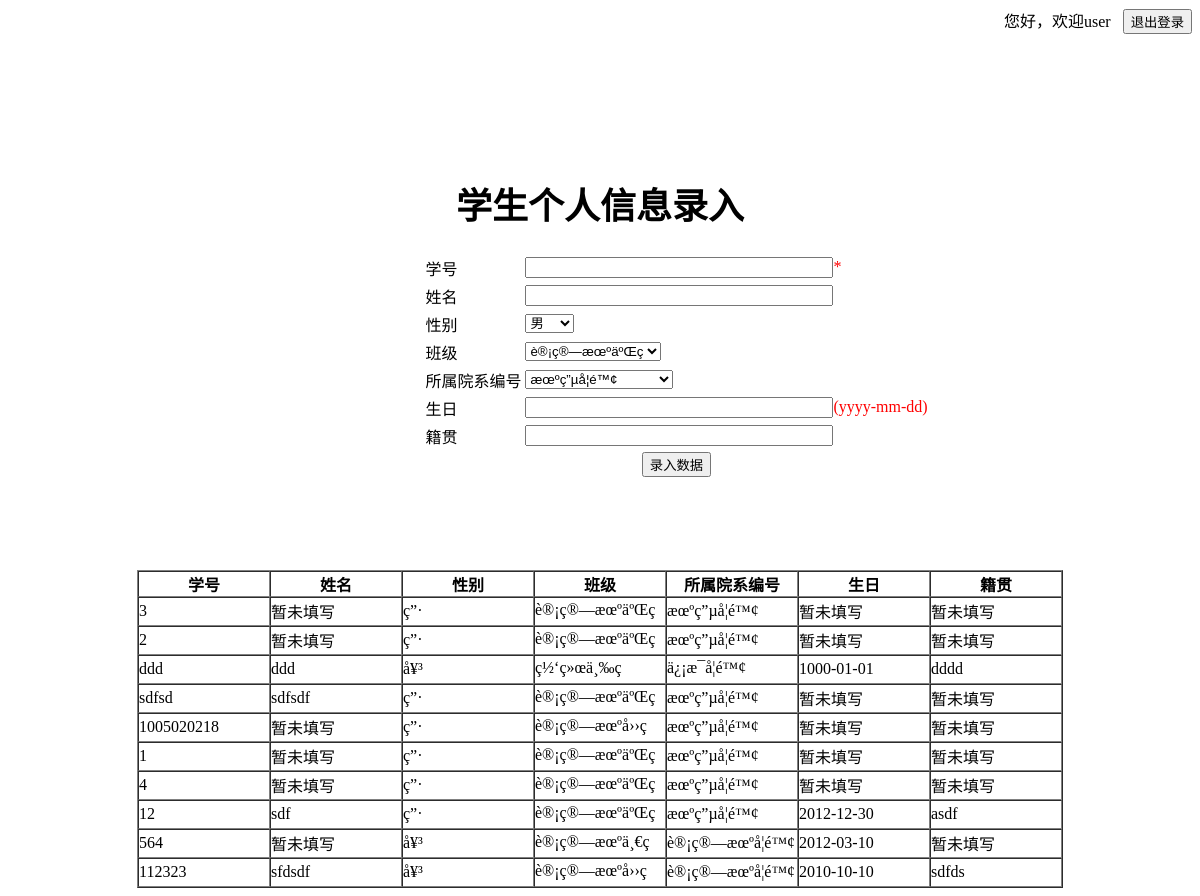
The app's page /源代码/user.php (signed in) with its own data.
### tables this page shows
CREATE TABLE `student` (
  `id` varchar(255) NOT NULL DEFAULT '',
  `name` varchar(255) NOT NULL,
  `sex` varchar(10) NOT NULL,
  `class` int(11) DEFAULT NULL,
  `department` int(11) DEFAULT NULL,
  `birthday` date DEFAULT NULL,
  `native_place` varchar(255) DEFAULT NULL,
  PRIMARY KEY (`id`),
  KEY `class` (`class`),
  KEY `department` (`department`)
);

CREATE TABLE `class` (
  `id` int(11) NOT NULL AUTO_INCREMENT,
  `name` varchar(255) NOT NULL,
  `monitor` varchar(255) DEFAULT NULL,
  PRIMARY KEY (`id`),
  KEY `monitor` (`monitor`)
);

CREATE TABLE `department` (
  `id` int(11) NOT NULL AUTO_INCREMENT,
  `name` varchar(255) NOT NULL,
  PRIMARY KEY (`id`),
  UNIQUE KEY `name` (`name`)
);

### 源代码/conf/sqlexec.php (called while the page is built, shortened)
<?php
function sqlexec($sql)
{
	$result = mysql_query($sql);
	return $result;
}
?>

### 源代码/user.php (the view, shortened to what this page needs)
<?php
require_once("conf/sqlexec.php");
?>
<!DOCTYPE html PUBLIC "-//W3C//DTD XHTML 1.0 Transitional//EN" "http://www.w3.org/TR/xhtml1/DTD/xhtml1-transitional.dtd">
<html xmlns="http://www.w3.org/1999/xhtml" lang="zh" xml:lang="zh">
<head>
<link rel="stylesheet" type="text/css" href="css/user.css" />
</head>
<body>
<div style="text-align: right">您好，欢迎<?php echo $_SESSION["username"] ?>&nbsp;&nbsp;&nbsp;<input type="button" value="退出登录" onclick="logout()" /></div>
<h1 style="padding-top: 10%;">学生个人信息录入</h1>
<form style="text-align: left; padding-left: 35%" action="" method="post" onsubmit="return check();">
<table border="0" cellspaing="0">
<tr><td>学号</td><td><input class="text" id="studentid" name="studentid" type="text" /><span style="color: red">*</span></td></tr>
<tr><td>姓名</td><td><input class="text" id="name" name="name" type="text" /></td></tr>
<tr><td>性别</td><td><select id="sex" name="sex"><option>男</option><option>女</option><option>其他</option></select></td></tr>
<tr><td>班级</td><td><select id="class" name="class"><?php
$result = sqlexec( "select * from class" );
while ( $row = mysql_fetch_array($result) )
{
	echo "<option value=\"".$row["id"]."\">";
	echo $row["name"];
	echo "</option>";
}
?></select></td></tr>
<tr><td>所属院系编号</td><td><select id="department" name="department"><?php
$result = sqlexec( "select * from department" );
while ( $row = mysql_fetch_array($result) )
{
	echo "<option value=\"".$row["id"]."\">";
	echo $row["name"];
	echo "</option>";
}
?></select></td></tr>
<tr><td>生日</td><td><input class="text" id="birthday" name="birthday" type="text" /><span style="color:red">(yyyy-mm-dd)</span></td></tr>
<tr><td>籍贯</td><td><input class="text" id="native_place" name="native_place" type="text" /></td></tr>
<tr><td colspan="2" style="text-align: center"><input type="submit" name="insert" value="录入数据" /></td></tr>
</table>
<br />
</form>
<br />
<br />
<br />
<br />
<table align="center" border="1" cellspacing="0" cellpadding="0">
<?php
$result = sqlexec("select * from student");
echo "<tr>";
echo "<th>学号</th>";
echo "<th>姓名</th>";
echo "<th>性别</th>";
echo "<th>班级</th>";
echo "<th>所属院系编号</th>";
echo "<th>生日</th>";
echo "<th>籍贯</th>";
echo "</tr>";
while ( $row = mysql_fetch_array($result) )
{
	echo "<tr id=\"".urlencode($row["id"])."\">";
	echo "<td>";
	echo $row["id"];
	echo "</td>";
	echo "<td>";
	if ( $row["name"] == null )
		echo "暂未填写";
	else
		echo $row["name"];
	echo "</td>";
	echo "<td>";
	if ( $row["sex"] == null )
		echo "暂未填写";
	else
		echo $row["sex"];
	echo "</td>";
	echo "<td>";
	if ( $row["class"] == null )
		echo "暂未填写";
	else
	{
		$classresult = sqlexec( "select * from class where id = '".$row["class"]."'" );
		$classrow = mysql_fetch_array($classresult);
		echo $classrow["name"];
	}
	echo "</td>";
	echo "<td>";
	if ( $row["department"] == null )
		echo "暂未填写";
	else
	{
		$departmentresult = sqlexec( "select * from department where id = '".$row["department"]."'" );
		$departmentrow = mysql_fetch_array($departmentresult);
		echo $departmentrow["name"];
	}
	echo "</td>";
	echo "<td>";
	if ( $row["birthday"] == null )
		echo "暂未填写";
	else
	{
		echo $row["birthday"];
	}
	echo "</td>";
	echo "<td>";
	if ( $row["native_place"] == null )
		echo "暂未填写";
	else
	{
		echo $row["native_place"];
	}
	echo "</td>";
	echo "</tr>";
}
?>
</table>
</body>
</html>

### 源代码/css/user.css (style rules this page uses)
h1 { font-weight: bold; text-align: center; font-family: '华文行楷', '黑体', '宋体'; font-size: 36px; }
.text { width: 300px; }
th { text-align: center; width: 130px; }
td { text-align: left; }

### records on screen
student: id "3", name "暂未填写", sex "ç”·", class.name "è®¡ç®—æœºäºŒç­", department.name "æœºç”µå­¦é™¢"
student: id "2", name "暂未填写", sex "ç”·", class.name "è®¡ç®—æœºäºŒç­", department.name "æœºç”µå­¦é™¢"
student: id "ddd", name "ddd", sex "å¥³", class.name "ç½‘ç»œä¸‰ç­", department.name "ä¿¡æ¯å­¦é™¢", birthday "1000-01-01", native_place "dddd"
student: id "sdfsd", name "sdfsdf", sex "ç”·", class.name "è®¡ç®—æœºäºŒç­", department.name "æœºç”µå­¦é™¢", shows "暂未填写"
student: id "1005020218", name "暂未填写", sex "ç”·", class.name "è®¡ç®—æœºå››ç­", department.name "æœºç”µå­¦é™¢"
student: id "1", name "暂未填写", sex "ç”·", class.name "è®¡ç®—æœºäºŒç­", department.name "æœºç”µå­¦é™¢"
student: id "4", name "暂未填写", sex "ç”·", class.name "è®¡ç®—æœºäºŒç­", department.name "æœºç”µå­¦é™¢"
student: id "12", name "sdf", sex "ç”·", class.name "è®¡ç®—æœºäºŒç­", department.name "æœºç”µå­¦é™¢", birthday "2012-12-30", native_place "asdf"
student: id "564", name "暂未填写", sex "å¥³", class.name "è®¡ç®—æœºä¸€ç­", department.name "è®¡ç®—æœºå­¦é™¢", birthday "2012-03-10"
student: id "112323", name "sfdsdf", sex "å¥³", class.name "è®¡ç®—æœºå››ç­", department.name "è®¡ç®—æœºå­¦é™¢", birthday "2010-10-10", native_place "sdfds"

### other values on screen
$_SESSION["username"] "user"
form field class "è®¡ç®—æœºäºŒç­"
form field department "æœºç”µå­¦é™¢"
